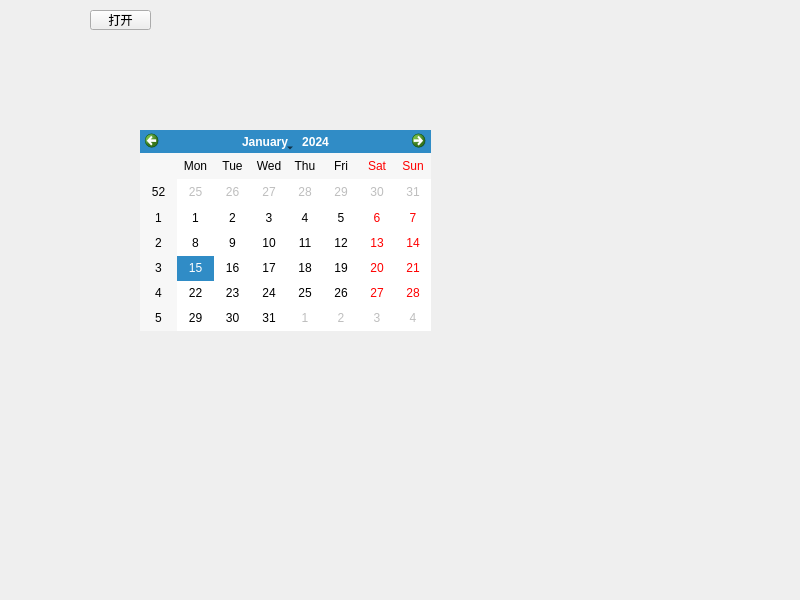
<?xml version="1.0" encoding="UTF-8"?>
<ui version="4.0">
 <class>Widget</class>
 <widget class="QWidget" name="Widget">
  <property name="geometry">
   <rect>
    <x>0</x>
    <y>0</y>
    <width>800</width>
    <height>600</height>
   </rect>
  </property>
  <property name="windowTitle">
   <string>Widget</string>
  </property>
  <widget class="QPushButton" name="pushButton">
   <property name="geometry">
    <rect>
     <x>90</x>
     <y>10</y>
     <width>61</width>
     <height>20</height>
    </rect>
   </property>
   <property name="text">
    <string>打开</string>
   </property>
  </widget>
  <widget class="QCalendarWidget" name="calendarWidget">
   <property name="geometry">
    <rect>
     <x>140</x>
     <y>130</y>
     <width>291</width>
     <height>201</height>
    </rect>
   </property>
  </widget>
 </widget>
 <resources/>
 <connections/>
</ui>
